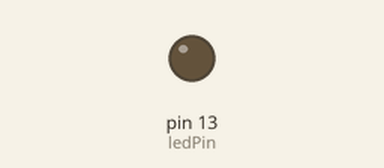
Recording of a sketch running on a simulated Arduino Uno, built with avr-gcc and run on an emulated ATmega328P. On the bench: output pins drawn as LEDs (lit = HIGH).

Above: at 5.0 s.
At 15.0 s:
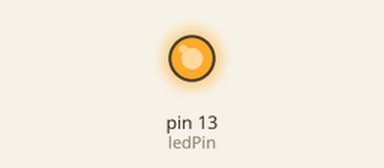
Timing chart, 0 to 26.0 s (numbered marks = the images above):
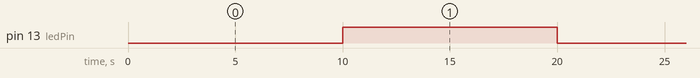

The sketch:

fan.ino
```cpp
int ledPin = 13;


void setup() {

  pinMode(ledPin, OUTPUT);

}

void loop() {
  digitalWrite(ledPin, LOW);
  delay(10000);

  digitalWrite(ledPin, HIGH);
  delay(10000);
}
```

Measured:
- by itself, pin 13 (ledPin): alternates HIGH for 10.0 s and LOW for 10.0 s
